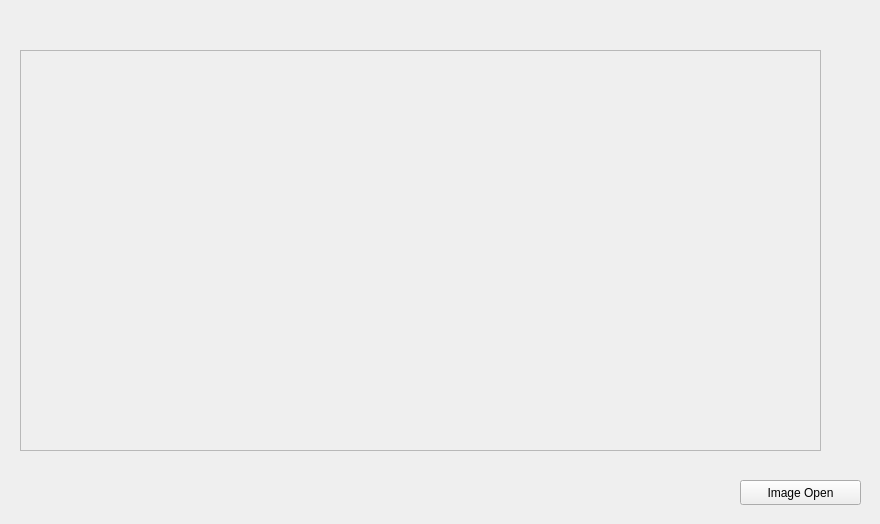
<?xml version="1.0" encoding="UTF-8"?>
<ui version="4.0">
 <class>Widget</class>
 <widget class="QWidget" name="Widget">
  <property name="geometry">
   <rect>
    <x>0</x>
    <y>0</y>
    <width>880</width>
    <height>524</height>
   </rect>
  </property>
  <property name="mouseTracking">
   <bool>true</bool>
  </property>
  <property name="windowTitle">
   <string>Widget</string>
  </property>
  <widget class="QPushButton" name="imageOpenButton">
   <property name="geometry">
    <rect>
     <x>740</x>
     <y>480</y>
     <width>121</width>
     <height>25</height>
    </rect>
   </property>
   <property name="text">
    <string>Image Open</string>
   </property>
  </widget>
  <widget class="QLabel" name="labelImageDisplay">
   <property name="geometry">
    <rect>
     <x>20</x>
     <y>50</y>
     <width>801</width>
     <height>401</height>
    </rect>
   </property>
   <property name="mouseTracking">
    <bool>false</bool>
   </property>
   <property name="frameShape">
    <enum>QFrame::StyledPanel</enum>
   </property>
   <property name="text">
    <string/>
   </property>
  </widget>
 </widget>
 <layoutdefault spacing="6" margin="11"/>
 <resources/>
 <connections/>
</ui>
